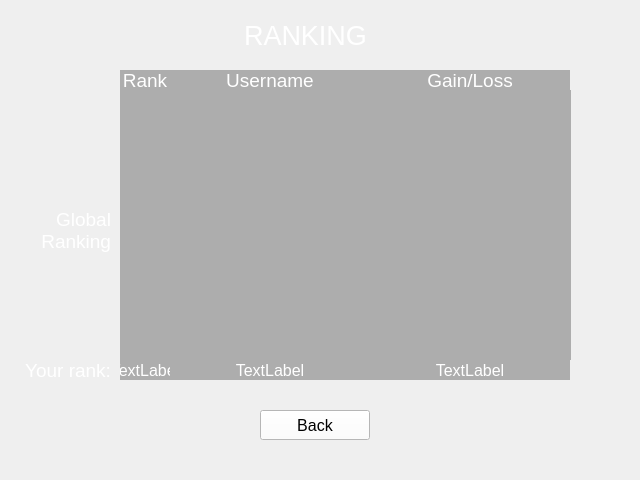
<?xml version="1.0" encoding="UTF-8"?>
<ui version="4.0">
 <class>Ranking</class>
 <widget class="QWidget" name="Ranking">
  <property name="geometry">
   <rect>
    <x>0</x>
    <y>0</y>
    <width>640</width>
    <height>480</height>
   </rect>
  </property>
  <property name="windowTitle">
   <string>Form</string>
  </property>
  <widget class="QLabel" name="label">
   <property name="geometry">
    <rect>
     <x>0</x>
     <y>200</y>
     <width>111</width>
     <height>61</height>
    </rect>
   </property>
   <property name="font">
    <font>
     <family>.AppleSystemUIFont</family>
     <pointsize>14</pointsize>
     <weight>50</weight>
     <italic>false</italic>
     <bold>false</bold>
    </font>
   </property>
   <property name="styleSheet">
    <string notr="true">color: rgb(255, 255, 255);</string>
   </property>
   <property name="text">
    <string>Global
Ranking</string>
   </property>
   <property name="alignment">
    <set>Qt::AlignRight|Qt::AlignTrailing|Qt::AlignVCenter</set>
   </property>
  </widget>
  <widget class="QTableWidget" name="ranking_table">
   <property name="geometry">
    <rect>
     <x>120</x>
     <y>90</y>
     <width>451</width>
     <height>270</height>
    </rect>
   </property>
   <property name="sizePolicy">
    <sizepolicy hsizetype="Fixed" vsizetype="Fixed">
     <horstretch>0</horstretch>
     <verstretch>0</verstretch>
    </sizepolicy>
   </property>
   <property name="font">
    <font>
     <pointsize>12</pointsize>
    </font>
   </property>
   <property name="styleSheet">
    <string notr="true">color: rgb(255, 255, 255);background-color: rgba(0, 0, 0, 70);</string>
   </property>
   <property name="frameShape">
    <enum>QFrame::NoFrame</enum>
   </property>
   <property name="frameShadow">
    <enum>QFrame::Plain</enum>
   </property>
   <property name="lineWidth">
    <number>0</number>
   </property>
   <property name="verticalScrollBarPolicy">
    <enum>Qt::ScrollBarAlwaysOff</enum>
   </property>
   <property name="horizontalScrollBarPolicy">
    <enum>Qt::ScrollBarAlwaysOff</enum>
   </property>
   <property name="editTriggers">
    <set>QAbstractItemView::NoEditTriggers</set>
   </property>
   <property name="showGrid">
    <bool>false</bool>
   </property>
   <attribute name="horizontalHeaderVisible">
    <bool>false</bool>
   </attribute>
   <attribute name="horizontalHeaderCascadingSectionResizes">
    <bool>false</bool>
   </attribute>
   <attribute name="horizontalHeaderHighlightSections">
    <bool>false</bool>
   </attribute>
   <attribute name="horizontalHeaderStretchLastSection">
    <bool>true</bool>
   </attribute>
   <attribute name="verticalHeaderVisible">
    <bool>false</bool>
   </attribute>
   <attribute name="verticalHeaderDefaultSectionSize">
    <number>30</number>
   </attribute>
   <attribute name="verticalHeaderStretchLastSection">
    <bool>true</bool>
   </attribute>
   <row>
    <property name="text">
     <string/>
    </property>
   </row>
   <column>
    <property name="text">
     <string>Rank</string>
    </property>
   </column>
   <column>
    <property name="text">
     <string>Username</string>
    </property>
   </column>
   <column>
    <property name="text">
     <string>Money gain</string>
    </property>
   </column>
  </widget>
  <widget class="QLabel" name="label_2">
   <property name="geometry">
    <rect>
     <x>20</x>
     <y>360</y>
     <width>91</width>
     <height>20</height>
    </rect>
   </property>
   <property name="font">
    <font>
     <pointsize>14</pointsize>
    </font>
   </property>
   <property name="styleSheet">
    <string notr="true">color: rgb(255, 255, 255);</string>
   </property>
   <property name="text">
    <string>Your rank:</string>
   </property>
   <property name="alignment">
    <set>Qt::AlignRight|Qt::AlignTrailing|Qt::AlignVCenter</set>
   </property>
  </widget>
  <widget class="QLabel" name="user_rank_label">
   <property name="geometry">
    <rect>
     <x>120</x>
     <y>360</y>
     <width>50</width>
     <height>20</height>
    </rect>
   </property>
   <property name="font">
    <font>
     <pointsize>12</pointsize>
    </font>
   </property>
   <property name="styleSheet">
    <string notr="true">color: rgb(255, 255, 255);background-color: rgba(0, 0, 0, 70);</string>
   </property>
   <property name="text">
    <string>TextLabel</string>
   </property>
   <property name="alignment">
    <set>Qt::AlignCenter</set>
   </property>
  </widget>
  <widget class="QLabel" name="username_label">
   <property name="geometry">
    <rect>
     <x>170</x>
     <y>360</y>
     <width>200</width>
     <height>20</height>
    </rect>
   </property>
   <property name="font">
    <font>
     <pointsize>12</pointsize>
    </font>
   </property>
   <property name="styleSheet">
    <string notr="true">color: rgb(255, 255, 255);background-color: rgba(0, 0, 0, 70);</string>
   </property>
   <property name="text">
    <string>TextLabel</string>
   </property>
   <property name="alignment">
    <set>Qt::AlignCenter</set>
   </property>
  </widget>
  <widget class="QLabel" name="user_gain_label">
   <property name="geometry">
    <rect>
     <x>370</x>
     <y>360</y>
     <width>200</width>
     <height>20</height>
    </rect>
   </property>
   <property name="font">
    <font>
     <pointsize>12</pointsize>
    </font>
   </property>
   <property name="styleSheet">
    <string notr="true">color: rgb(255, 255, 255);background-color: rgba(0, 0, 0, 70);</string>
   </property>
   <property name="text">
    <string>TextLabel</string>
   </property>
   <property name="alignment">
    <set>Qt::AlignCenter</set>
   </property>
  </widget>
  <widget class="QPushButton" name="back_button">
   <property name="geometry">
    <rect>
     <x>260</x>
     <y>410</y>
     <width>110</width>
     <height>30</height>
    </rect>
   </property>
   <property name="font">
    <font>
     <pointsize>12</pointsize>
    </font>
   </property>
   <property name="styleSheet">
    <string notr="true">color: rgb(0, 0, 0);
background-color: rgb(255, 255, 255);
border-color: rgb(255, 255, 255);</string>
   </property>
   <property name="text">
    <string>Back</string>
   </property>
  </widget>
  <widget class="QLabel" name="label_3">
   <property name="geometry">
    <rect>
     <x>200</x>
     <y>20</y>
     <width>211</width>
     <height>31</height>
    </rect>
   </property>
   <property name="font">
    <font>
     <pointsize>20</pointsize>
     <weight>50</weight>
     <italic>false</italic>
     <bold>false</bold>
    </font>
   </property>
   <property name="styleSheet">
    <string notr="true">color: rgb(255, 255, 255);</string>
   </property>
   <property name="text">
    <string>RANKING</string>
   </property>
   <property name="alignment">
    <set>Qt::AlignCenter</set>
   </property>
  </widget>
  <widget class="QLabel" name="label_4">
   <property name="geometry">
    <rect>
     <x>0</x>
     <y>0</y>
     <width>640</width>
     <height>480</height>
    </rect>
   </property>
   <property name="sizePolicy">
    <sizepolicy hsizetype="Fixed" vsizetype="Fixed">
     <horstretch>0</horstretch>
     <verstretch>0</verstretch>
    </sizepolicy>
   </property>
   <property name="styleSheet">
    <string notr="true">border-image: url(./asset/home.png) 0 0 0 0 stretch stretch;</string>
   </property>
   <property name="text">
    <string/>
   </property>
  </widget>
  <widget class="QLabel" name="label_5">
   <property name="geometry">
    <rect>
     <x>120</x>
     <y>70</y>
     <width>50</width>
     <height>20</height>
    </rect>
   </property>
   <property name="font">
    <font>
     <pointsize>14</pointsize>
    </font>
   </property>
   <property name="styleSheet">
    <string notr="true">color: rgb(255, 255, 255);background-color: rgba(0, 0, 0, 70);</string>
   </property>
   <property name="text">
    <string>Rank</string>
   </property>
   <property name="alignment">
    <set>Qt::AlignCenter</set>
   </property>
  </widget>
  <widget class="QLabel" name="label_6">
   <property name="geometry">
    <rect>
     <x>170</x>
     <y>70</y>
     <width>200</width>
     <height>20</height>
    </rect>
   </property>
   <property name="font">
    <font>
     <pointsize>14</pointsize>
    </font>
   </property>
   <property name="styleSheet">
    <string notr="true">color: rgb(255, 255, 255);background-color: rgba(0, 0, 0, 70);</string>
   </property>
   <property name="text">
    <string>Username</string>
   </property>
   <property name="alignment">
    <set>Qt::AlignCenter</set>
   </property>
  </widget>
  <widget class="QLabel" name="label_7">
   <property name="geometry">
    <rect>
     <x>370</x>
     <y>70</y>
     <width>200</width>
     <height>20</height>
    </rect>
   </property>
   <property name="font">
    <font>
     <pointsize>14</pointsize>
    </font>
   </property>
   <property name="styleSheet">
    <string notr="true">color: rgb(255, 255, 255);background-color: rgba(0, 0, 0, 70);</string>
   </property>
   <property name="text">
    <string>Gain/Loss</string>
   </property>
   <property name="alignment">
    <set>Qt::AlignCenter</set>
   </property>
  </widget>
  <zorder>label_4</zorder>
  <zorder>label</zorder>
  <zorder>ranking_table</zorder>
  <zorder>label_2</zorder>
  <zorder>user_rank_label</zorder>
  <zorder>username_label</zorder>
  <zorder>user_gain_label</zorder>
  <zorder>back_button</zorder>
  <zorder>label_3</zorder>
  <zorder>label_5</zorder>
  <zorder>label_6</zorder>
  <zorder>label_7</zorder>
 </widget>
 <resources/>
 <connections/>
</ui>
